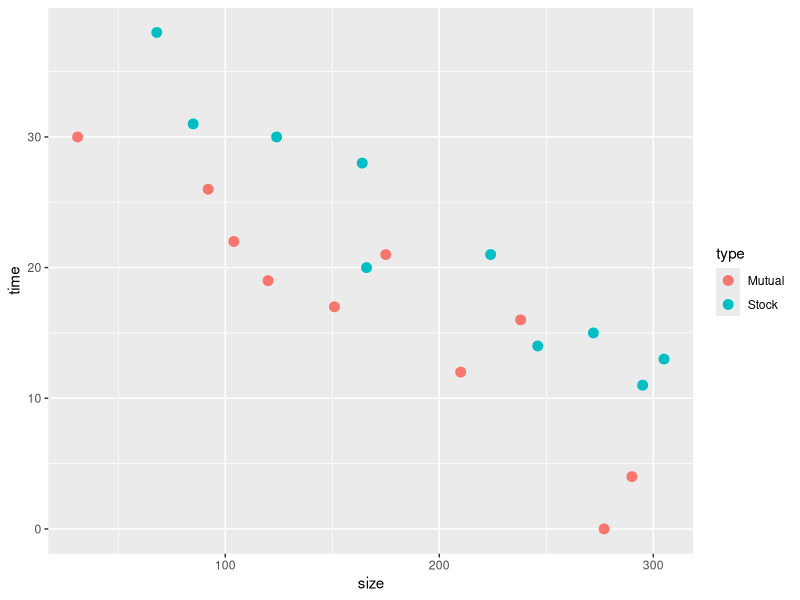

Generate this figure with R: (Note: this script raises an error after producing the figure.)
###############################################################
#
# 다변량 통계분석 7 - 다중회귀분석 (범주형 설명변수)
#
###############################################################

insu = read.csv("data/insurance.csv", header = T)
insu

summary(insu)

library(ggplot2)
ggplot(insu, aes(y=time, x=size, color=type)) + geom_point(size=3)

model1.matrix(time ~ size+type, insu)

model1 = lm(time ~ size+type, insu)
summary(model1)

# type = 1 if stock
# Mutual    : y = b0 + b1x1
# Stock     : y = (b0 + b2) + b1x1

insu$fit = model1$fitted.values

ggplot(insu, aes(y=fit, x=size, group=type, color=type)) +
    geom_line() + 
    geom_point(aes(y=time, x=size, color=type))


#-------------------------------------------------------------
# 기준이 되는 집단(reference level)을 변경

insu$type = relevel(insu$type, ref = "Stock")

model2 = lm(time ~ size+type, insu)
summary(model2)

model.matrix(time ~ size+type, insu)

#-------------------------------------------------------------
# Effect Codeing
# 특정 집단을 기준으로 하는 것이 아니라 전체의 평균을 기준으로 비교

model3 = lm(time ~ size+type, insu, contrasts = list(type=contr.sum))
summary(model3)

model.matrix(time ~ size+type, insu, contrasts = list(type=contr.sum))


#-------------------------------------------------------------
# 두 개 이상의 level을 가진 범주형 변수
#-------------------------------------------------------------

cdata = read.csv("data/CDI.csv", header = T)
head(cdata)
summary(cdata)

cdata$region = factor(cdata$region)

model1 = lm(crime ~ pop + region, cdata)
summary(model1)
model.matrix(crime ~ pop + region, cdata)

plot(model1) # 6 : outlier

cdata = cdata[-6, ]
model1 = lm(crime ~ pop + region, cdata)
summary(model1)

anova(model1) # H0 : b1 = b2 = b3 = 0


model2 = lm(crime ~ pop + region, cdata, contrasts = list(region=contr.sum))
summary(model2)

model.matrix(crime ~ pop + region, cdata, contrasts = list(region=contr.sum))


#-------------------------------------------------------------
# Interaction 교호작용
#-------------------------------------------------------------

model3 = lm(crime ~ pop + region + pop*region, cdata)
summary(model3)

anova(model3)



insumodel = lm(time ~ size + type + size*type, insu)
summary(insumodel)

anova(insumodel)



#-------------------------------------------------------------
# 두 개의 연속형 변수의 교호작용
#-------------------------------------------------------------
head(cdata)

model4 = lm(crime ~ pop + unemployment + pop*unemployment, cdata)
summary(model4)

plot(model4)

summary(cdata$unemployment)

# 다중공선성 문제로 centering 하여 사용.
# X1 - meanX
# X2 - meanX





